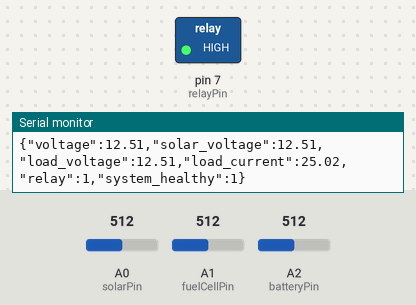
A sketch run on a simulated Arduino Uno, built with avr-gcc and run on an emulated ATmega328P. Shown: switched loads named in the sketch (green lamp = pin HIGH), the last lines printed to the serial monitor. The test bench sets the inputs (shaded band); at power-on: A2 (batteryPin) = 512, A0 (solarPin) = 512, A1 (fuelCellPin) = 512.

Above: at 3.0 s.
3.1 s: A2 (batteryPin) set to 465
6.0 s: A2 (batteryPin) set to 443
At 7.9 s:
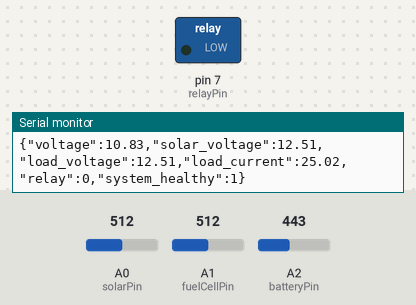
Timing chart, 0 to 9.4 s (numbered marks = the images above; inputs shaded):
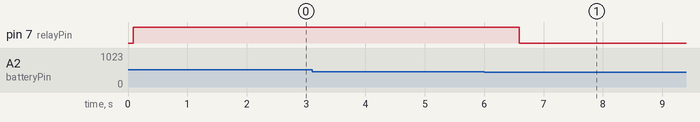

The sketch:

arduino_code.ino
```cpp
#include <Wire.h>
#include <SPI.h>

const int solarPin = A0;
const int fuelCellPin = A1;
const int batteryPin = A2;

const int relayPin = 7;

float solarVoltage = 0.0;
float fuelVoltage = 0.0;
float batteryVoltage = 0.0;

float calibrationFactor = 5.0;

float batteryLow = 11.0;
float batteryHigh = 13.5;

void setup()
{
  Serial.begin(9600);
  pinMode(relayPin, OUTPUT);
  digitalWrite(relayPin, LOW);

  Serial.println("AETHERCONTROL: POWER GENERATION SYSTEM");
  Serial.println("SOLAR + SALT WATER ENERGY ACTIVE");
}

void loop()
{
  // 1. Read Raw Values
  int solarValue = analogRead(solarPin);
  int fuelValue = analogRead(fuelCellPin);
  int batteryValue = analogRead(batteryPin);

  // 2. Calculate Voltages
  solarVoltage = (solarValue * 5.0 / 1023.0) * calibrationFactor;
  fuelVoltage = (fuelValue * 5.0 / 1023.0) * calibrationFactor;
  batteryVoltage = (batteryValue * 5.0 / 1023.0) * calibrationFactor;

  // 3. Print Text for Arduino Serial Monitor
  Serial.print("Solar Voltage: ");
  Serial.print(solarVoltage);
  Serial.println(" V");

  Serial.print("Fuel Cell Voltage: ");
  Serial.print(fuelVoltage);
  Serial.println(" V");

  Serial.print("Battery Voltage: ");
  Serial.print(batteryVoltage);
  Serial.println(" V");

  float totalVoltage = solarVoltage + fuelVoltage;

  // 4. Control Logic
  if (batteryVoltage > batteryLow)
  {
    digitalWrite(relayPin, HIGH);
    Serial.println("LOAD CONNECTED");
  }
  else
  {
    digitalWrite(relayPin, LOW);
    Serial.println("LOAD DISCONNECTED");
  }

  if (batteryVoltage >= batteryHigh)
  {
    Serial.println("CHARGED");
  }
  else
  {
    Serial.println("BATTERY CHARGING");
  }

  // 5. SMART BRIDGE: Send JSON for Web Dashboard & Mobile App
  // Mapping: batteryVoltage -> voltage, solarVoltage -> solar_voltage, fuelVoltage -> load_voltage
  Serial.print("{");
  Serial.print("\"voltage\":"); Serial.print(batteryVoltage);
  Serial.print(",\"solar_voltage\":"); Serial.print(solarVoltage);
  Serial.print(",\"load_voltage\":"); Serial.print(fuelVoltage);
  Serial.print(",\"load_current\":"); Serial.print(totalVoltage); // Showing Total as Current for visibility
  Serial.print(",\"relay\":"); Serial.print(digitalRead(relayPin));
  Serial.print(",\"system_healthy\":1");
  Serial.println("}");

  delay(2000);
}
```

Measured:
- the behaviour switches between 451 and 450 on A2 (batteryPin) (found by bisection; images 0 and 1)
- after the input at 6.0 s, pin 7 (relayPin): HIGH → LOW after 0.59 s
